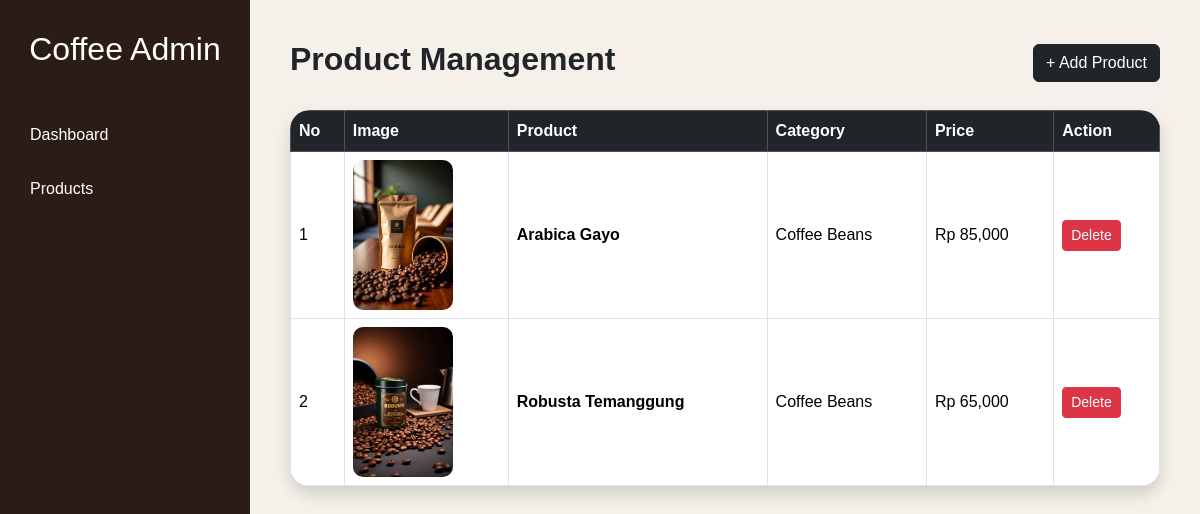
Page /admin/produk.php (signed in) on the committed database.
### tables this page shows
CREATE TABLE IF NOT EXISTS `produk` (
  `id` int NOT NULL AUTO_INCREMENT,
  `nama_produk` varchar(100) DEFAULT NULL,
  `deskripsi` text,
  `harga` int DEFAULT NULL,
  `gambar` varchar(255) DEFAULT NULL,
  `kategori` varchar(50) DEFAULT NULL,
  PRIMARY KEY (`id`)
);

### admin/produk.php (the view, shortened to what this page needs)
<?php
include '../config/koneksi.php';
$data = mysqli_query($conn, "SELECT * FROM produk");
?>
<!DOCTYPE html>
<html lang="en">
<head>
    <link href="https://cdn.jsdelivr.net/npm/bootstrap@5.3.3/dist/css/bootstrap.min.css" rel="stylesheet">
</head>
<body>
<div class="sidebar">
    <h2>
        Coffee Admin
    </h2>
    <a href="dashboard.php">
        Dashboard
    </a>
    <a href="produk.php">
        Products
    </a>
</div>
<div class="content">
    <div class="d-flex justify-content-between align-items-center mb-4">
        <h2 class="fw-bold">
            Product Management
        </h2>
        <a href="tambah_produk.php" class="btn btn-dark">
            + Add Product
        </a>
    </div>
    <table class="table table-bordered align-middle shadow">
        <tr class="table-dark">
            <th>No</th>
            <th>Image</th>
            <th>Product</th>
            <th>Category</th>
            <th>Price</th>
            <th>Action</th>
        </tr>
        <?php
        $no = 1;
        while($d = mysqli_fetch_array($data)){
        ?>
        <tr>
            <td><?php echo $no++; ?></td>
            <td>
                <img src="../assets/img/<?php echo $d['gambar']; ?>" width="100">
            </td>
            <td>
                <b><?php echo $d['nama_produk']; ?></b>
            </td>
            <td>
                <?php echo $d['kategori']; ?>
            </td>
            <td>
                Rp <?php echo number_format($d['harga']); ?>
            </td>
            <td>
                <a href="../proses/hapus.php?id=<?php echo $d['id']; ?>" class="btn btn-danger btn-sm">
                    Delete
                </a>
            </td>
        </tr>
        <?php } ?>
    </table>
</div>
</body>
</html>

### admin/produk.php (style rules this page uses)
body { margin: 0; font-family: Arial; background-color: #f5f1ea; }
.sidebar { width: 250px; height: 100vh; background-color: #2b1d16; position: fixed; padding-top: 30px; }
.sidebar h2 { color: white; text-align: center; margin-bottom: 40px; }
.sidebar a { display: block; color: white; text-decoration: none; padding: 15px 30px; }
.content { margin-left: 250px; padding: 40px; }
table { background-color: white; border-radius: 20px; overflow: hidden; }
img { border-radius: 10px; }

### rows in the picture
produk: gambar (picture), nama_produk "Arabica Gayo", kategori "Coffee Beans", harga "85,000"
produk: gambar (picture), nama_produk "Robusta Temanggung", kategori "Coffee Beans", harga "65,000"
